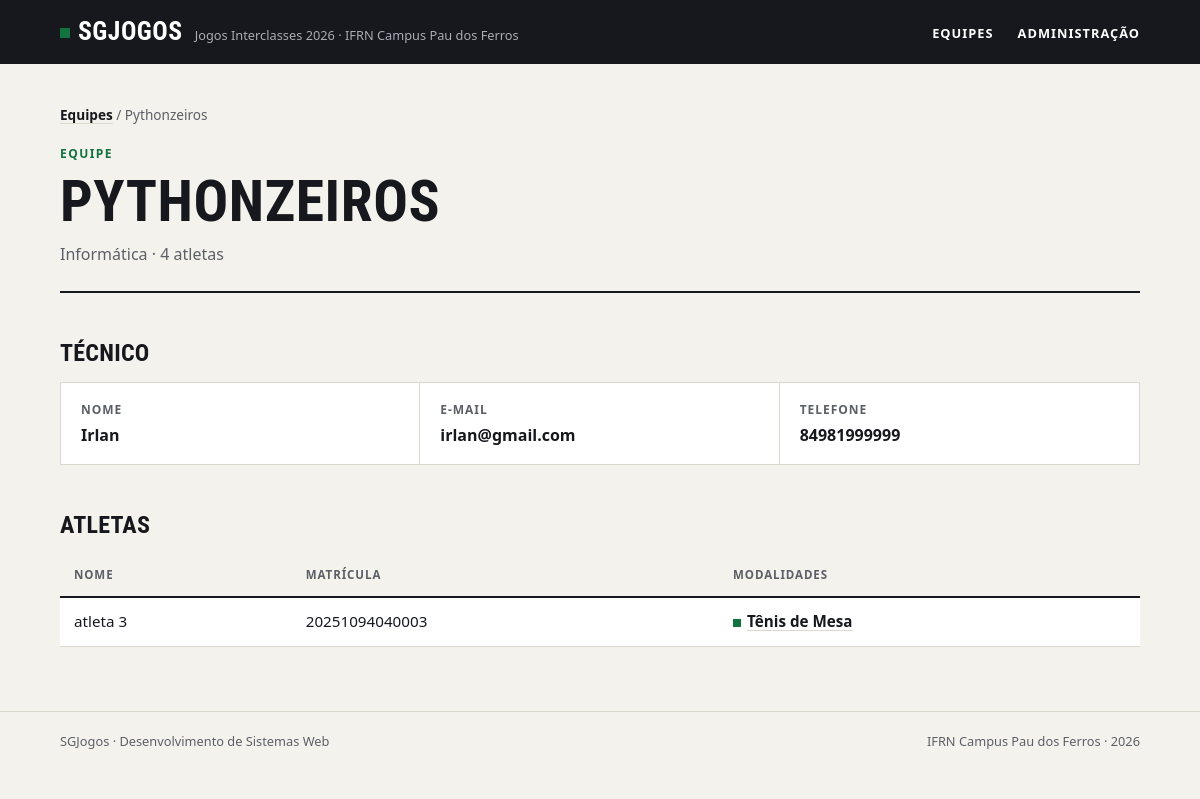
Page /equipe/1 on the committed database.
### jogos/models.py (models this page shows, shortened)
class Equipe(models.Model):
    nome = models.CharField(max_length=100, unique=True)
    curso = models.CharField(max_length=100)
    cor = models.CharField(max_length=7)
    criada_em = models.DateTimeField(auto_now_add=True)
    class Meta:
        verbose_name = "Equipe"
        verbose_name_plural = "Equipes"
        ordering = ['nome']

class Tecnico(models.Model):
    nome = models.CharField(max_length=100)
    email = models.EmailField()
    telefone = models.CharField(max_length=14)
    equipe = models.OneToOneField(Equipe, on_delete=models.CASCADE, related_name="tecnico")
    class Meta:
        verbose_name = "Técnico"
        verbose_name_plural = "Técnicos"

class Atleta(models.Model):
    nome = models.CharField(max_length=100)
    matricula = models.CharField(max_length=14, unique=True)
    data_nascimento = models.DateField()
    equipe = models.ForeignKey(Equipe, on_delete=models.PROTECT, related_name="atletas")
    modalidade = models.ManyToManyField(Modalidade, related_name="atleta", blank=True)
    class Meta:
        verbose_name = "Atleta"
        verbose_name_plural = "Atletas"
        ordering = ['nome']

class Modalidade(models.Model):
    ESCOLHA_TIPO = {
    "coletiva": "coletiva",
    "individual": "individual"
    }
    nome = models.CharField(max_length=100, unique=True)
    tipo = models.CharField(max_length=12, choices=ESCOLHA_TIPO)
    max_atletas = models.PositiveIntegerField()
    class Meta:
        verbose_name = "Modalidade"
        verbose_name_plural = "Modalidades"
        ordering = ['nome']

### jogos/views.py (the view)
# urls.py: path('equipe/<int:id>', views.equipe, name="equipe"),
def equipe(request, id):
    equipe = get_object_or_404(Equipe, pk=id)
    context = {
        "equipe": equipe
    }
    return render(request, 'jogos/equipe.html', context)

### jogos/templates/jogos/equipe.html (shortened to what this page needs)
{% extends 'base.html' %}
{% block content %}
    <main class="conteudo">
        <nav class="trilha"><a href="{% url 'index' %}">Equipes</a> / {{equipe.nome}}</nav>
        <header class="topo">
            <span class="sobretitulo">Equipe</span>
            <h1>{{equipe.nome}}</h1>
            <p class="descricao">{{equipe.curso }} · 4 atletas</p>
        </header>
        <h2>Técnico</h2>
        {% if equipe.tecnico %}
            <dl class="numeros ficha">
                <div>
                    <dt>Nome</dt>
                    <dd>{{equipe.tecnico.nome}}</dd>
                </div>
                <div>
                    <dt>E-mail</dt>
                    <dd>{{equipe.tecnico.email}}</dd>
                </div>
                <div>
                    <dt>Telefone</dt>
                    <dd>{{equipe.tecnico.telefone}}</dd>
                </div>
            </dl>
        {% else %}
           <p class="aviso">Esta equipe ainda não tem técnico cadastrado.</p>
        {% endif %}
        <h2>Atletas</h2>
        <div class="tabela">
            <table>
                <thead>
                    <tr>
                        <th>Nome</th>
                        <th>Matrícula</th>
                        <th>Modalidades</th>
                    </tr>
                </thead>
                <tbody>
                    {% for atleta in equipe.atletas.all %}
                        <tr>
                            <td>{{atleta.nome}}</td>
                            <td>{{atleta.matricula}}</td>
                            <td>
                                <ul class="modalidades">
                                    {% for modalidade in atleta.modalidade.all %}
                                        <li><a href="{% url 'modalidade' modalidade.id %}">{{modalidade.nome}}</a></li>
                                    {% endfor %}
                                </ul>
                            </td>
                        </tr>
                    {% empty %}
                        <tr><td class="vazio" colspan="3">Nenhum atleta inscrito.</td></tr>
                    {% endfor %}
                </tbody>
            </table>
        </div>
    </main>
{% endblock %}

### jogos/static/css/style.css (style rules this page uses)
:root { --papel: #f4f2ed; --branco: #ffffff; --tinta: #16181d; --tinta-suave: #5c5f67; --linha: #dcd8ce; --verde: #12733f; --verde-claro: #e2efe6; --fonte-texto: system-ui, -apple-system, "Segoe UI", Roboto, Ubuntu, "Helvetica Neue", Arial, sans-serif; --fonte-titulo: "Bahnschrift SemiCondensed", "Bahnschrift", "Avenir Next Condensed", "Roboto Condensed", "Ubuntu Condensed", "Arial Narrow", var(--fonte-texto); }
*, *::before, *::after { box-sizing: border-box; }
* { margin: 0; padding: 0; }
body { min-height: 100vh; display: flex; flex-direction: column; background: var(--papel); color: var(--tinta); font-family: var(--fonte-texto); font-size: 1rem; line-height: 1.55; -webkit-font-smoothing: antialiased; }
a { color: inherit; }
ul { list-style: none; }
h1, h2, h3 { font-family: var(--fonte-titulo); font-stretch: condensed; font-weight: 700; line-height: 1.05; text-transform: uppercase; letter-spacing: 0.01em; }
.conteudo { width: 100%; max-width: 1120px; margin: 0 auto; padding: 0 20px; }
main.conteudo { flex: 1; padding-top: 40px; padding-bottom: 64px; }
.topo { padding-bottom: 24px; margin-bottom: 32px; border-bottom: 2px solid var(--tinta); }
.sobretitulo { display: block; margin-bottom: 8px; color: var(--verde); font-size: 0.75rem; font-weight: 700; letter-spacing: 0.12em; text-transform: uppercase; }
h1 { font-size: clamp(2.2rem, 6vw, 3.6rem); }
.descricao { max-width: 60ch; margin-top: 10px; color: var(--tinta-suave); }
h2 { margin: 48px 0 16px; font-size: 1.5rem; }
.trilha { margin-bottom: 20px; color: var(--tinta-suave); font-size: 0.85rem; }
.trilha a { color: var(--tinta); font-weight: 600; text-decoration-color: var(--linha); text-underline-offset: 3px; }
.numeros { display: grid; grid-template-columns: repeat(auto-fit, minmax(180px, 1fr)); border: 1px solid var(--linha); background: var(--branco); }
.numeros div { padding: 18px 20px; border-right: 1px solid var(--linha); }
.numeros div:last-child { border-right: none; }
.numeros dt { color: var(--tinta-suave); font-size: 0.75rem; font-weight: 700; letter-spacing: 0.08em; text-transform: uppercase; }
.numeros dd { margin-top: 4px; font-family: var(--fonte-titulo); font-stretch: condensed; font-size: 1.6rem; font-weight: 700; line-height: 1.15; font-variant-numeric: tabular-nums; overflow-wrap: anywhere; }
.tabela { overflow-x: auto; }
table { width: 100%; border-collapse: collapse; background: var(--branco); font-size: 0.95rem; font-variant-numeric: tabular-nums; }
th, td { padding: 12px 14px; border-bottom: 1px solid var(--linha); text-align: left; vertical-align: top; }
th { border-bottom: 2px solid var(--tinta); background: var(--papel); color: var(--tinta-suave); font-size: 0.72rem; font-weight: 700; letter-spacing: 0.08em; text-transform: uppercase; }
td a { font-weight: 600; text-decoration-color: var(--linha); text-underline-offset: 3px; }
.modalidades { display: flex; flex-wrap: wrap; gap: 4px 16px; }
.modalidades a::before { content: ""; display: inline-block; width: 8px; height: 8px; margin-right: 6px; background: var(--verde); }
.numeros.ficha dd { font-family: var(--fonte-texto); font-stretch: normal; font-size: 1rem; font-weight: 600; line-height: 1.4; }

### rows in the picture
Equipe: nome "Pythonzeiros", nome "PYTHONZEIROS", curso "Informática", tecnico.nome "Irlan", tecnico.email "irlan@gmail.com", tecnico.telefone "84981999999"
Atleta: nome "atleta 3", matricula "20251094040003"
Modalidade: nome "Tênis de Mesa"
